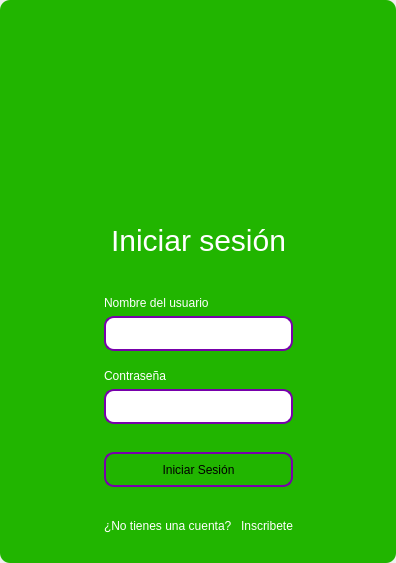
<?xml version="1.0" encoding="UTF-8"?>
<ui version="4.0">
 <class>MainWindow</class>
 <widget class="QMainWindow" name="MainWindow">
  <property name="geometry">
   <rect>
    <x>0</x>
    <y>0</y>
    <width>396</width>
    <height>563</height>
   </rect>
  </property>
  <property name="windowTitle">
   <string>MainWindow</string>
  </property>
  <property name="styleSheet">
   <string notr="true"/>
  </property>
  <widget class="QWidget" name="centralwidget">
   <property name="styleSheet">
    <string notr="true"/>
   </property>
   <layout class="QVBoxLayout" name="verticalLayout">
    <property name="spacing">
     <number>0</number>
    </property>
    <property name="leftMargin">
     <number>0</number>
    </property>
    <property name="topMargin">
     <number>0</number>
    </property>
    <property name="rightMargin">
     <number>0</number>
    </property>
    <property name="bottomMargin">
     <number>0</number>
    </property>
    <item>
     <widget class="QFrame" name="frame">
      <property name="enabled">
       <bool>true</bool>
      </property>
      <property name="styleSheet">
       <string notr="true">
QFrame {
border-radius:10px;
background-color: rgb(33, 181, 0);
 }
</string>
      </property>
      <property name="frameShape">
       <enum>QFrame::StyledPanel</enum>
      </property>
      <property name="frameShadow">
       <enum>QFrame::Raised</enum>
      </property>
      <layout class="QVBoxLayout" name="verticalLayout_2">
       <item>
        <widget class="QFrame" name="frame_superior">
         <property name="minimumSize">
          <size>
           <width>0</width>
           <height>40</height>
          </size>
         </property>
         <property name="maximumSize">
          <size>
           <width>16777215</width>
           <height>40</height>
          </size>
         </property>
         <property name="styleSheet">
          <string notr="true">QPushButton{
border-radius:18px;
}

QPushButton:hover{
	background-color: rgb(0, 0, 0);
}
</string>
         </property>
         <property name="frameShape">
          <enum>QFrame::StyledPanel</enum>
         </property>
         <property name="frameShadow">
          <enum>QFrame::Raised</enum>
         </property>
         <layout class="QHBoxLayout" name="horizontalLayout_3">
          <property name="spacing">
           <number>4</number>
          </property>
          <property name="leftMargin">
           <number>0</number>
          </property>
          <property name="topMargin">
           <number>0</number>
          </property>
          <property name="rightMargin">
           <number>0</number>
          </property>
          <property name="bottomMargin">
           <number>0</number>
          </property>
          <item>
           <spacer name="horizontalSpacer_2">
            <property name="orientation">
             <enum>Qt::Horizontal</enum>
            </property>
            <property name="sizeHint" stdset="0">
             <size>
              <width>443</width>
              <height>20</height>
             </size>
            </property>
           </spacer>
          </item>
          <item>
           <widget class="QPushButton" name="bt_minimize">
            <property name="minimumSize">
             <size>
              <width>38</width>
              <height>38</height>
             </size>
            </property>
            <property name="maximumSize">
             <size>
              <width>38</width>
              <height>38</height>
             </size>
            </property>
            <property name="text">
             <string/>
            </property>
            <property name="icon">
             <iconset>
              <normaloff>image/minus.svg</normaloff>image/minus.svg</iconset>
            </property>
            <property name="iconSize">
             <size>
              <width>38</width>
              <height>38</height>
             </size>
            </property>
           </widget>
          </item>
          <item>
           <widget class="QPushButton" name="bt_maximize">
            <property name="minimumSize">
             <size>
              <width>38</width>
              <height>38</height>
             </size>
            </property>
            <property name="maximumSize">
             <size>
              <width>38</width>
              <height>38</height>
             </size>
            </property>
            <property name="text">
             <string/>
            </property>
            <property name="icon">
             <iconset>
              <normaloff>image/chevron-up.svg</normaloff>image/chevron-up.svg</iconset>
            </property>
            <property name="iconSize">
             <size>
              <width>38</width>
              <height>38</height>
             </size>
            </property>
           </widget>
          </item>
          <item>
           <widget class="QPushButton" name="bt_normal">
            <property name="minimumSize">
             <size>
              <width>38</width>
              <height>38</height>
             </size>
            </property>
            <property name="maximumSize">
             <size>
              <width>38</width>
              <height>38</height>
             </size>
            </property>
            <property name="text">
             <string/>
            </property>
            <property name="icon">
             <iconset>
              <normaloff>image/chevron-down.svg</normaloff>image/chevron-down.svg</iconset>
            </property>
            <property name="iconSize">
             <size>
              <width>38</width>
              <height>38</height>
             </size>
            </property>
           </widget>
          </item>
          <item>
           <widget class="QPushButton" name="bt_close">
            <property name="minimumSize">
             <size>
              <width>38</width>
              <height>38</height>
             </size>
            </property>
            <property name="maximumSize">
             <size>
              <width>38</width>
              <height>38</height>
             </size>
            </property>
            <property name="text">
             <string/>
            </property>
            <property name="icon">
             <iconset>
              <normaloff>image/x.svg</normaloff>image/x.svg</iconset>
            </property>
            <property name="iconSize">
             <size>
              <width>38</width>
              <height>38</height>
             </size>
            </property>
           </widget>
          </item>
         </layout>
        </widget>
       </item>
       <item>
        <widget class="QFrame" name="frame_3">
         <property name="frameShape">
          <enum>QFrame::StyledPanel</enum>
         </property>
         <property name="frameShadow">
          <enum>QFrame::Raised</enum>
         </property>
         <layout class="QHBoxLayout" name="horizontalLayout_4">
          <item>
           <spacer name="horizontalSpacer_3">
            <property name="orientation">
             <enum>Qt::Horizontal</enum>
            </property>
            <property name="sizeHint" stdset="0">
             <size>
              <width>178</width>
              <height>20</height>
             </size>
            </property>
           </spacer>
          </item>
          <item>
           <layout class="QVBoxLayout" name="verticalLayout_4">
            <item>
             <spacer name="verticalSpacer">
              <property name="orientation">
               <enum>Qt::Vertical</enum>
              </property>
              <property name="sizeHint" stdset="0">
               <size>
                <width>28</width>
                <height>28</height>
               </size>
              </property>
             </spacer>
            </item>
            <item>
             <widget class="QPushButton" name="btn_icon">
              <property name="minimumSize">
               <size>
                <width>0</width>
                <height>100</height>
               </size>
              </property>
              <property name="styleSheet">
               <string notr="true">
QPushButton{
border-radius:18px;
background-color: rgb(33, 181, 0);
}</string>
              </property>
              <property name="text">
               <string/>
              </property>
              <property name="iconSize">
               <size>
                <width>80</width>
                <height>80</height>
               </size>
              </property>
             </widget>
            </item>
            <item>
             <widget class="QFrame" name="frame_4">
              <property name="maximumSize">
               <size>
                <width>400</width>
                <height>600</height>
               </size>
              </property>
              <property name="styleSheet">
               <string notr="true">QLabel {
color: rgb(255, 255, 255);
	font: 12pt &quot;Arial&quot;;
	background-color: rgba(0, 0, 0,0);
}


QLineEdit{

border-radius:10px; 
font: 12pt &quot;Arial&quot;;
color: rgb(255, 255, 254);
border: 2px solid rgb(120, 0, 171);

}

QLineEdit:hover{
background-color: rgba(0, 0, 0,0);
border-radius:10px; 
font: 12pt &quot;Arial&quot;;
border: 2px solid  rgb(120, 0, 171);
}

QLineEdit:focus{
background-color: rgb(0, 0, 0);
border-radius:10px; 
font: 12pt &quot;Arial&quot;;
border: 2px solid rgb(120, 0, 171);
}

QCheckBox{
	font: 12pt &quot;Arial&quot;;
	color: rgb(255, 255, 255);
}

QCheckBox::indicator {
    width: 18px;
    height:18px;
}

QCheckBox::indicator:unchecked {
   background-image: url(image/square.svg);
}

QCheckBox::indicator:checked {
   background-image: url(image/check-square.svg);
}

QPushButton{
border-radius:10px; 
font: 12pt &quot;Arial&quot;;
border: 2px solid rgb(120, 0, 171);

}

QPushButton:hover{
border-radius:10px; 
font: 12pt &quot;Arial&quot;;
color: rgb(255, 255, 255);
border: 2px solid rgb(120, 0, 171);
	background-color: rgb(120, 0, 171);
}
</string>
              </property>
              <property name="frameShape">
               <enum>QFrame::StyledPanel</enum>
              </property>
              <property name="frameShadow">
               <enum>QFrame::Raised</enum>
              </property>
              <layout class="QVBoxLayout" name="verticalLayout_3">
               <item>
                <spacer name="verticalSpacer_3">
                 <property name="orientation">
                  <enum>Qt::Vertical</enum>
                 </property>
                 <property name="sizeHint" stdset="0">
                  <size>
                   <width>20</width>
                   <height>40</height>
                  </size>
                 </property>
                </spacer>
               </item>
               <item>
                <widget class="QLabel" name="label_3">
                 <property name="minimumSize">
                  <size>
                   <width>100</width>
                   <height>100</height>
                  </size>
                 </property>
                 <property name="styleSheet">
                  <string notr="true">font-size: 30px
</string>
                 </property>
                 <property name="text">
                  <string>Iniciar sesión</string>
                 </property>
                 <property name="alignment">
                  <set>Qt::AlignCenter</set>
                 </property>
                </widget>
               </item>
               <item>
                <widget class="QLabel" name="label_4">
                 <property name="text">
                  <string>Nombre del usuario</string>
                 </property>
                </widget>
               </item>
               <item>
                <widget class="QLineEdit" name="nametxt">
                 <property name="minimumSize">
                  <size>
                   <width>0</width>
                   <height>35</height>
                  </size>
                 </property>
                 <property name="text">
                  <string/>
                 </property>
                </widget>
               </item>
               <item>
                <spacer name="verticalSpacer_4">
                 <property name="orientation">
                  <enum>Qt::Vertical</enum>
                 </property>
                 <property name="sizeHint" stdset="0">
                  <size>
                   <width>20</width>
                   <height>40</height>
                  </size>
                 </property>
                </spacer>
               </item>
               <item>
                <widget class="QLabel" name="label_5">
                 <property name="text">
                  <string>Contraseña</string>
                 </property>
                </widget>
               </item>
               <item>
                <widget class="QLineEdit" name="passwordtxt">
                 <property name="minimumSize">
                  <size>
                   <width>0</width>
                   <height>35</height>
                  </size>
                 </property>
                 <property name="maximumSize">
                  <size>
                   <width>16777215</width>
                   <height>16777215</height>
                  </size>
                 </property>
                 <property name="echoMode">
                  <enum>QLineEdit::Password</enum>
                 </property>
                </widget>
               </item>
               <item>
                <spacer name="verticalSpacer_5">
                 <property name="orientation">
                  <enum>Qt::Vertical</enum>
                 </property>
                 <property name="sizeHint" stdset="0">
                  <size>
                   <width>20</width>
                   <height>40</height>
                  </size>
                 </property>
                </spacer>
               </item>
               <item>
                <spacer name="verticalSpacer_6">
                 <property name="orientation">
                  <enum>Qt::Vertical</enum>
                 </property>
                 <property name="sizeHint" stdset="0">
                  <size>
                   <width>20</width>
                   <height>40</height>
                  </size>
                 </property>
                </spacer>
               </item>
               <item>
                <widget class="QPushButton" name="btn_login">
                 <property name="minimumSize">
                  <size>
                   <width>0</width>
                   <height>35</height>
                  </size>
                 </property>
                 <property name="cursor">
                  <cursorShape>PointingHandCursor</cursorShape>
                 </property>
                 <property name="text">
                  <string>Iniciar Sesión</string>
                 </property>
                </widget>
               </item>
               <item>
                <spacer name="verticalSpacer_7">
                 <property name="orientation">
                  <enum>Qt::Vertical</enum>
                 </property>
                 <property name="sizeHint" stdset="0">
                  <size>
                   <width>20</width>
                   <height>40</height>
                  </size>
                 </property>
                </spacer>
               </item>
               <item>
                <layout class="QHBoxLayout" name="horizontalLayout_2"/>
               </item>
               <item>
                <spacer name="verticalSpacer_8">
                 <property name="orientation">
                  <enum>Qt::Vertical</enum>
                 </property>
                 <property name="sizeHint" stdset="0">
                  <size>
                   <width>20</width>
                   <height>40</height>
                  </size>
                 </property>
                </spacer>
               </item>
               <item>
                <layout class="QHBoxLayout" name="horizontalLayout">
                 <item>
                  <widget class="QLabel" name="label_2">
                   <property name="text">
                    <string>¿No tienes una cuenta? </string>
                   </property>
                  </widget>
                 </item>
                 <item>
                  <widget class="QPushButton" name="btn_register">
                   <property name="cursor">
                    <cursorShape>PointingHandCursor</cursorShape>
                   </property>
                   <property name="styleSheet">
                    <string notr="true">QPushButton{
border-radius:10px; 
font: 12pt &quot;Arial&quot;;
color: rgb(255, 255, 254);
border: None;
background-color: None;
}

QPushButton:hover{
border-radius:10px; 
font: 12pt &quot;Arial&quot;;
color: rgb(117, 0, 175);
border: None;
background-color: None;
}
</string>
                   </property>
                   <property name="text">
                    <string>Inscribete</string>
                   </property>
                  </widget>
                 </item>
                 <item>
                  <spacer name="horizontalSpacer">
                   <property name="orientation">
                    <enum>Qt::Horizontal</enum>
                   </property>
                   <property name="sizeHint" stdset="0">
                    <size>
                     <width>40</width>
                     <height>20</height>
                    </size>
                   </property>
                  </spacer>
                 </item>
                </layout>
               </item>
              </layout>
             </widget>
            </item>
            <item>
             <spacer name="verticalSpacer_2">
              <property name="orientation">
               <enum>Qt::Vertical</enum>
              </property>
              <property name="sizeHint" stdset="0">
               <size>
                <width>20</width>
                <height>40</height>
               </size>
              </property>
             </spacer>
            </item>
           </layout>
          </item>
          <item>
           <spacer name="horizontalSpacer_4">
            <property name="orientation">
             <enum>Qt::Horizontal</enum>
            </property>
            <property name="sizeHint" stdset="0">
             <size>
              <width>177</width>
              <height>20</height>
             </size>
            </property>
           </spacer>
          </item>
         </layout>
        </widget>
       </item>
      </layout>
     </widget>
    </item>
   </layout>
  </widget>
 </widget>
 <resources/>
 <connections/>
</ui>
